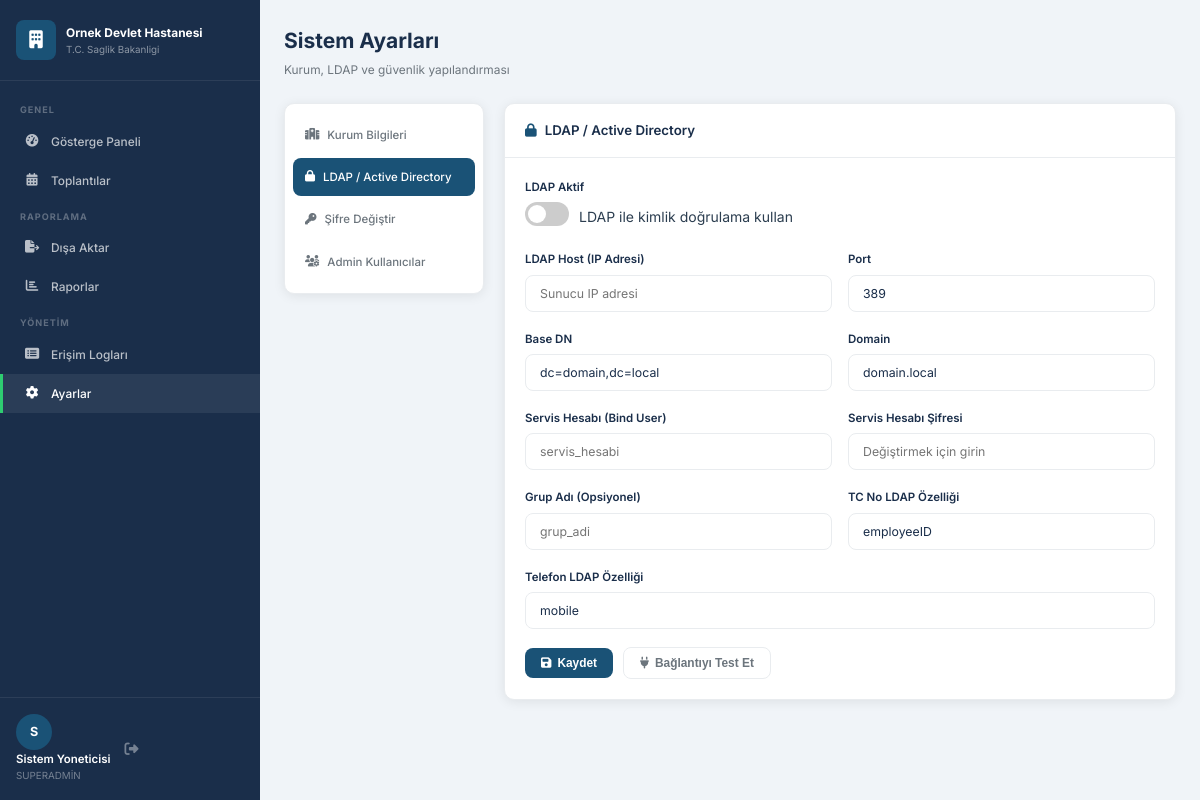
Screenshot of /admin/settings.php?tab=ldap (signed in) with the database file from the repository.
### tables this page shows
CREATE TABLE IF NOT EXISTS `settings` (
  `id`            int NOT NULL AUTO_INCREMENT,
  `setting_key`   varchar(100) NOT NULL,
  `setting_value` text,
  `updated_at`    timestamp     DEFAULT CURRENT_TIMESTAMP ON UPDATE CURRENT_TIMESTAMP,
  PRIMARY KEY (`id`),
  UNIQUE KEY `setting_key` (`setting_key`)
);

### html/admin/settings.php (the view, shortened to what the rows shown need)
<?php
require_once __DIR__ . '/../config/database.php';
require_once __DIR__ . '/../includes/lang.php';
$tab       = $_GET['tab'] ?? 'hospital';
$lKurumBilgi  = 'Kurum Bilgileri';
$lKurumAdi    = 'Kurum Ad' . chr(0xC4).chr(0xB1);
$lHastaneAdi  = 'Hastane / Birim Ad' . chr(0xC4).chr(0xB1);
$lFooter      = 'Footer Metni';
$lAnaRenk     = 'Ana Renk';
$lLogo        = 'Kurum Logosu';
$lLogoKaldir  = 'Logoyu Kald' . chr(0xC4).chr(0xB1) . 'r';
$lKaydet      = 'Kaydet';
$lLDAPAktif   = 'LDAP Aktif';
$lLDAPDesc    = 'LDAP ile kimlik do' . chr(0xC4).chr(0x9F) . 'rulama kullan';
$lLDAPHost    = 'LDAP Host (IP Adresi)';
$lTestEt      = 'Ba' . chr(0xC4).chr(0x9F) . 'lant' . chr(0xC4).chr(0xB1) . 'y' . chr(0xC4).chr(0xB1) . ' Test Et';
$lServisHesap = 'Servis Hesab' . chr(0xC4).chr(0xB1) . ' (Bind User)';
$lServisSifre = 'Servis Hesab' . chr(0xC4).chr(0xB1) . ' ' . chr(0xC5).chr(0x9E) . 'ifresi';
$lDegistir    = 'De' . chr(0xC4).chr(0x9F) . 'i' . chr(0xC5).chr(0x9F) . 'tirmek i' . chr(0xC3).chr(0xA7) . 'in girin';
$lGrupAdi     = 'Grup Ad' . chr(0xC4).chr(0xB1) . ' (Opsiyonel)';
$lTCAttr      = 'TC No LDAP ' . chr(0xC3).chr(0x96) . 'zelli' . chr(0xC4).chr(0x9F) . 'i';
$lPhoneAttr   = 'Telefon LDAP ' . chr(0xC3).chr(0x96) . 'zelli' . chr(0xC4).chr(0x9F) . 'i';
$lRenkHint    = 'Men' . chr(0xC3).chr(0xBC) . ' ve buton rengi';
require_once __DIR__ . '/../includes/header.php';
?>
<div class="app-layout">
  <?php require_once __DIR__ . '/../includes/sidebar.php'; ?>
  <div class="main-content">
    <div class="page-header">
      <div>
        <h1 class="page-title"><?= $LANG['settings_title'] ?></h1>
      </div>
    </div>
    <div class="settings-layout">
      <div class="settings-content">
        <?php if ($tab === 'hospital'): ?>
        <div class="card">
          <div class="card-header"><h3><i class="fas fa-hospital"></i> <?= $lKurumBilgi ?></h3></div>
          <div class="card-body">
            <form method="POST" enctype="multipart/form-data">
              <input type="hidden" name="action" value="save_hospital">
              <div class="form-row">
                <div class="form-group">
                  <label><?= $lKurumAdi ?></label>
                  <input type="text" name="institution_name" class="form-control"
                         value="<?= htmlspecialchars(getSetting('institution_name'), ENT_QUOTES, 'UTF-8') ?>">
                </div>
                <div class="form-group">
                  <label><?= $lHastaneAdi ?></label>
                  <input type="text" name="hospital_name" class="form-control"
                         value="<?= htmlspecialchars(getSetting('hospital_name'), ENT_QUOTES, 'UTF-8') ?>">
                </div>
              </div>
              <div class="form-group">
                <label><?= $lFooter ?></label>
                <input type="text" name="footer_text" class="form-control"
                       value="<?= htmlspecialchars(getSetting('footer_text'), ENT_QUOTES, 'UTF-8') ?>">
              </div>
              <div class="form-group">
                <label><?= $lAnaRenk ?></label>
                <div class="color-picker-row">
                  <input type="color" name="primary_color" class="form-control-color"
                         value="<?= htmlspecialchars(getSetting('primary_color','#1a5276'), ENT_QUOTES, 'UTF-8') ?>">
                  <span class="color-hint"><?= $lRenkHint ?></span>
                </div>
              </div>
              <div class="form-group">
                <label><?= $lLogo ?></label>
                <?php $logo = getSetting('logo_path',''); if ($logo): ?>
                  <div class="logo-preview">
                    <img src="<?= htmlspecialchars($logo, ENT_QUOTES, 'UTF-8') ?>" alt="Logo" style="height:60px">
                    <button type="submit" name="remove_logo" value="1" class="btn btn-sm btn-danger ml-2">
                      <i class="fas fa-trash"></i> <?= $lLogoKaldir ?>
                    </button>
                  </div>
                <?php endif; ?>
                <div class="file-upload-area">
                  <input type="file" name="logo" id="logoFile" accept=".png,.jpg,.svg" hidden>
                  <label for="logoFile" class="file-upload-label">
                    <i class="fas fa-cloud-upload-alt"></i>
                    <span>PNG, JPG veya SVG se&#231;in (max 2MB)</span>
                  </label>
                </div>
              </div>
              <button type="submit" class="btn btn-primary"><i class="fas fa-save"></i> <?= $lKaydet ?></button>
            </form>
          </div>
        </div>
        <?php elseif ($tab === 'ldap'): ?>
        <div class="card">
          <div class="card-header"><h3><i class="fas fa-lock"></i> <?= $LANG['tab_ldap'] ?></h3></div>
          <div class="card-body">
            <form method="POST">
              <div class="form-group">
                <label><?= $lLDAPAktif ?></label>
                <div class="toggle-row">
                  <label class="toggle-switch">
                    <span class="toggle-slider"></span>
                  </label>
                  <span><?= $lLDAPDesc ?></span>
                </div>
              </div>
              <div class="form-row">
                <div class="form-group">
                  <label><?= $lLDAPHost ?></label>
                  <input type="text" name="ldap_host" class="form-control"
                         placeholder="Sunucu IP adresi"
                         value="<?= htmlspecialchars(getSetting('ldap_host'), ENT_QUOTES, 'UTF-8') ?>">
                </div>
                <div class="form-group">
                  <label>Port</label>
                  <input type="number" name="ldap_port" class="form-control"
                         value="<?= htmlspecialchars(getSetting('ldap_port','389'), ENT_QUOTES, 'UTF-8') ?>">
                </div>
              </div>
              <div class="form-row">
                <div class="form-group">
                  <label>Base DN</label>
                  <input type="text" name="ldap_base_dn" class="form-control"
                         placeholder="dc=domain,dc=local"
                         value="<?= htmlspecialchars(getSetting('ldap_base_dn'), ENT_QUOTES, 'UTF-8') ?>">
                </div>
                <div class="form-group">
                  <label>Domain</label>
                  <input type="text" name="ldap_domain" class="form-control"
                         placeholder="domain.local"
                         value="<?= htmlspecialchars(getSetting('ldap_domain'), ENT_QUOTES, 'UTF-8') ?>">
                </div>
              </div>
              <div class="form-row">
                <div class="form-group">
                  <label><?= $lServisHesap ?></label>
                  <input type="text" name="ldap_bind_user" class="form-control"
                         placeholder="servis_hesabi"
                         value="<?= htmlspecialchars(getSetting('ldap_bind_user'), ENT_QUOTES, 'UTF-8') ?>">
                </div>
                <div class="form-group">
                  <label><?= $lServisSifre ?></label>
                  <input type="password" name="ldap_bind_password" class="form-control"
                         placeholder="<?= $lDegistir ?>">
                </div>
              </div>
              <div class="form-row">
                <div class="form-group">
                  <label><?= $lGrupAdi ?></label>
                  <input type="text" name="ldap_group" class="form-control"
                         placeholder="grup_adi"
                         value="<?= htmlspecialchars(getSetting('ldap_group'), ENT_QUOTES, 'UTF-8') ?>">
                </div>
                <div class="form-group">
                  <label><?= $lTCAttr ?></label>
                  <input type="text" name="ldap_tc_attribute" class="form-control"
                         placeholder="employeeID"
                         value="<?= htmlspecialchars(getSetting('ldap_tc_attribute','employeeID'), ENT_QUOTES, 'UTF-8') ?>">
                </div>
              </div>
              <div class="form-group">
                <label><?= $lPhoneAttr ?></label>
                <input type="text" name="ldap_phone_attribute" class="form-control"
                       placeholder="mobile"
                       value="<?= htmlspecialchars(getSetting('ldap_phone_attribute','mobile'), ENT_QUOTES, 'UTF-8') ?>">
              </div>
              <div class="form-actions">
                <button type="submit" class="btn btn-primary">
                  <i class="fas fa-save"></i> <?= $lKaydet ?>
                </button>
                <button type="button" class="btn btn-outline-secondary" onclick="testLdap()">
                  <i class="fas fa-plug"></i> <?= $lTestEt ?>
                </button>
              </div>
            </form>
          </div>
        </div>
        <?php endif; ?>
      </div>
    </div>
  </div>
</div>
<?php require_once __DIR__ . '/../includes/footer.php'; ?>

### html/includes/sidebar.php (shortened to what the rows shown need)
<div class="sidebar" id="sidebar">
  <div class="sidebar-brand">
    <div class="brand-text">
      <span class="brand-title"><?= htmlspecialchars(getSetting('hospital_name','Toplantı Sistemi'), ENT_QUOTES, 'UTF-8') ?></span>
      <span class="brand-sub"><?= htmlspecialchars(getSetting('institution_name',''), ENT_QUOTES, 'UTF-8') ?></span>
    </div>
  </div>
</div>

### rows the page displays
settings: setting_value "Ornek Devlet Hastanesi"
settings: setting_value "T.C. Saglik Bakanligi"
settings: ldap_port "389"
settings: ldap_base_dn "dc=domain,dc=local"
settings: ldap_domain "domain.local"
settings: ldap_tc_attribute "employeeID"
settings: ldap_phone_attribute "mobile"

### other values shown
$LANG['nav_general'] "GENEL"
$label "Gösterge Paneli Toplantılar Dışa Aktar Raporlar Erişim Logları Ayarlar"
$LANG['nav_reporting'] "RAPORLAMA"
$LANG['nav_management'] "YÖNETİM"
substr($admin['name'] ?? 'A', 0, 1) "S"
$admin['name'] "Sistem Yoneticisi"
$admin['role'] "SUPERADMIN"
$LANG['settings_title'] "Sistem Ayarları"
$LANG['settings_sub'] "Kurum, LDAP ve güvenlik yapılandırması"
$lKurumBilgi "Kurum Bilgileri"
$LANG['tab_ldap'] "LDAP / Active Directory"
$lSifreDeg "Şifre Değiştir"
$lAdminKul "Admin Kullanıcılar"
$lLDAPAktif "LDAP Aktif"
$lLDAPDesc "LDAP ile kimlik doğrulama kullan"
